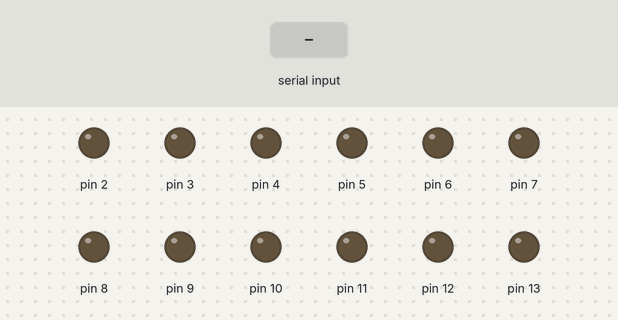
The sketch below on a simulated Arduino Uno, built with avr-gcc and run on an emulated ATmega328P. On the bench: output pins drawn as LEDs (lit = HIGH). The test bench sets the inputs (shaded band).

Above: at 1.2 s.
1.3 s: "R" received over Serial
Timing chart, 0 to 4.3 s (numbered marks = the images above; inputs shaded):
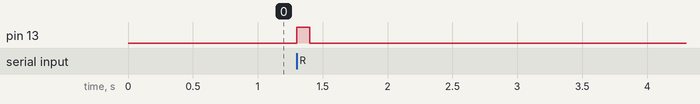

Measured:
- after the input at 1.3 s, pin 13: LOW → HIGH at once, → LOW 0.10 s later

The sketch:

valueinc.pde
```cpp
/*
 * Displays text sent over the serial port (e.g. from the Serial Monitor) on
 * an attached LCD.
 */

int defaultPinMode = LOW;

void handle();

void setup()
{
  Serial.begin(9600);

        pinMode(0, OUTPUT);
        pinMode(1, OUTPUT);
        pinMode(2, OUTPUT);
        pinMode(3, OUTPUT);
        pinMode(4, OUTPUT);
        pinMode(5, OUTPUT);
        pinMode(6, OUTPUT);
        pinMode(7, OUTPUT);
        pinMode(8, OUTPUT);
        pinMode(9, OUTPUT);
        pinMode(10, OUTPUT);
        pinMode(11, OUTPUT);
        pinMode(12, OUTPUT);
        pinMode(13, OUTPUT);
        digitalWrite(0, defaultPinMode);
        digitalWrite(1, defaultPinMode);
        digitalWrite(2, defaultPinMode);
        digitalWrite(3, defaultPinMode);
        digitalWrite(4, defaultPinMode);
        digitalWrite(5, defaultPinMode);
        digitalWrite(6, defaultPinMode);
        digitalWrite(7, defaultPinMode);
        digitalWrite(8, defaultPinMode);
        digitalWrite(9, defaultPinMode);
        digitalWrite(10, defaultPinMode);
        digitalWrite(11, defaultPinMode);
        digitalWrite(12, defaultPinMode);
        digitalWrite(13, defaultPinMode);
}

void loop()
{
  // when characters arrive over the serial port...
  if (Serial.available()) {
    // read all the available characters
    char input = 'X';
    while (Serial.available() > 0) {
		input = Serial.read();
		if (input != 'S'){
                  //setPin();
                  digitalWrite(13, HIGH);
                  delay(100);
                  digitalWrite(13, LOW);
                }
                if (input == 'R'){
                  // readPin();
                }
    }
  }
}

void setPin(){
  char type = 'D';
  char pin0 = '0';
  char pin1 = '0';
  char value = 'L';
  int pin = 0;

  type = Serial.read();
  pin0 = Serial.read();
  pin1 = Serial.read();
  value = Serial.read();

  pin = ( int(pin0) * 10 ) + int(pin1);

  if(type == 'D'){
    if(value == 'L'){
      digitalWrite(pin, LOW);
    }else{
      digitalWrite(pin, HIGH);
    }
  }
}
```
